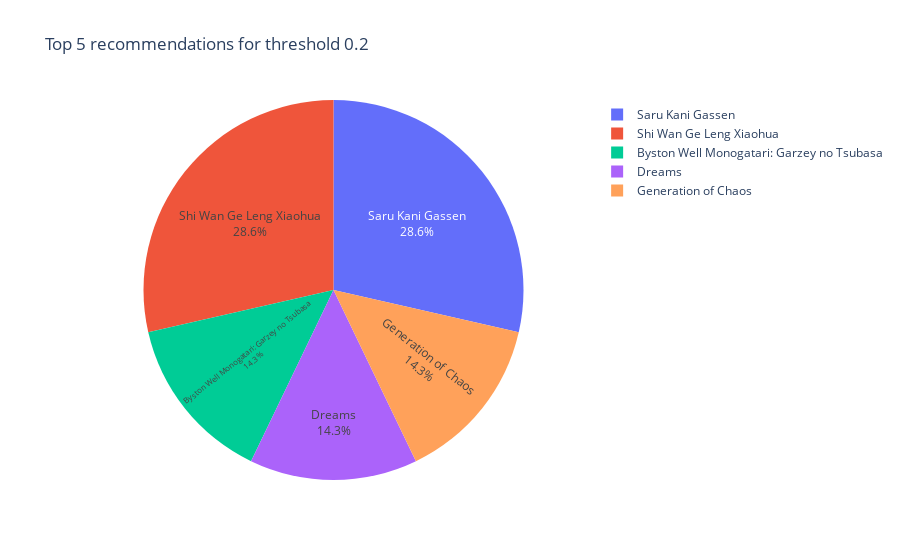
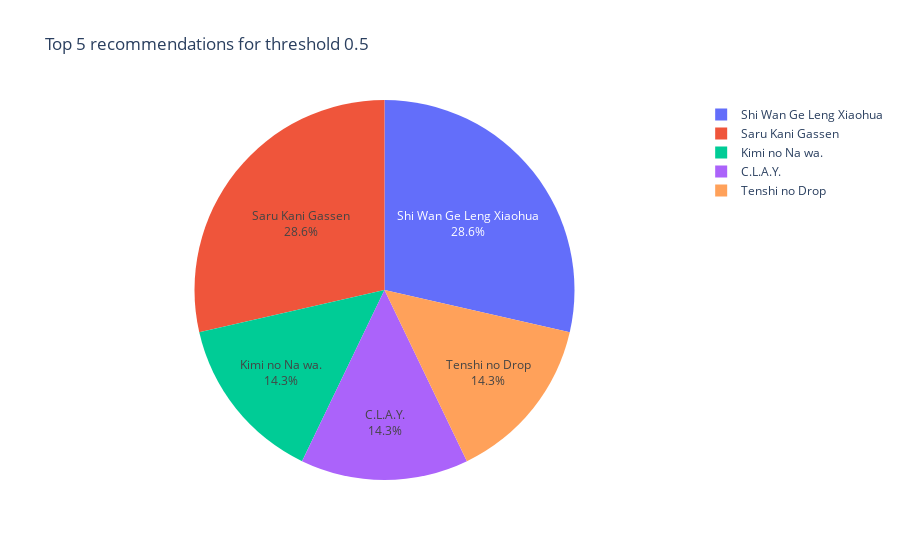
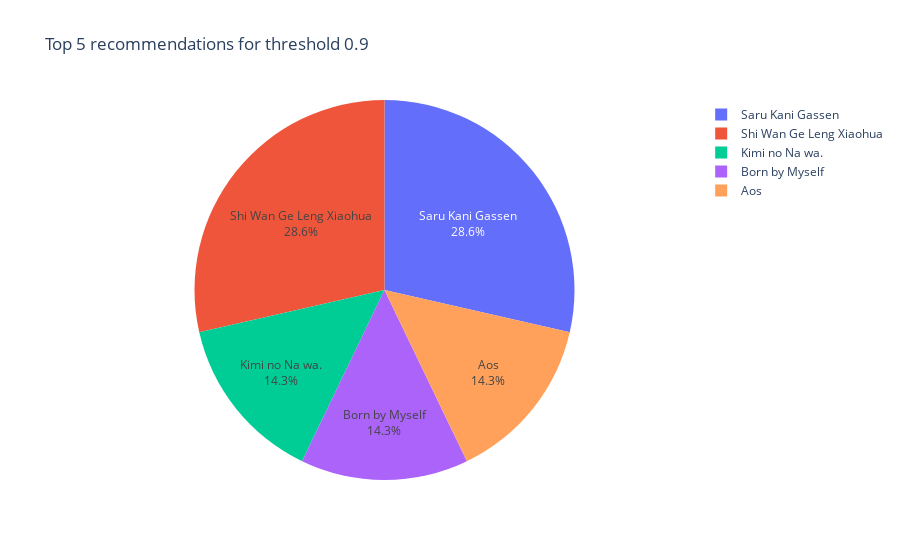

Notebook cell for these charts, in order:
### Code cell
threshold_values = [0.2, 0.5, 0.9]
target_anime = 'Nana'

for threshold in threshold_values:
    # Get recommendations for the current threshold
    recommended_anime = recommend_similar_anime(target_anime, threshold=threshold)

    # Create a DataFrame to display the recommended anime
    df_recommendations = pd.DataFrame(recommended_anime, columns=['Recommended Anime'])

    # Add additional information
    num_recommendations = len(recommended_anime)
    value_counts = df_recommendations['Recommended Anime'].value_counts()
    top_5_recommendations = value_counts.head(5)

    # Create pie chart of the top 5 recommendations
    fig = px.pie(names=top_5_recommendations.index, values=top_5_recommendations.values,
                 title=f'Top 5 recommendations for threshold {threshold}',
                 labels={'names': 'Anime', 'values': 'Count'})
    fig.update_traces(textposition='inside', textinfo='percent+label')
    fig.show()

    # Display the information for the current threshold
    print(f"\nRecommendations for threshold {threshold}:")
    print("Recommended anime similar to '{}':".format(target_anime))
    print(df_recommendations)
    print("\nNumber of recommendations:", num_recommendations)
    print("\nValue counts of recommended anime:")
    print(value_counts)
    print("\nTop 5 recommendations:")
    print(top_5_recommendations)

### Figure 1 — Plotly figure (JSON) as saved in the notebook; plotly's stock layout.template omitted (floating-point values rounded to 4 significant figures)
{"data": [{"domain": {"x": [0, 1], "y": [0, 1]}, "hovertemplate": "Anime=%{label}<br>Count=%{value}<extra></extra>", "labels": ["Saru Kani Gassen", "Shi Wan Ge Leng Xiaohua", "Byston Well Monogatari: Garzey no Tsubasa", "Dreams", "Generation of Chaos"], "legendgroup": "", "name": "", "showlegend": true, "textinfo": "percent+label", "textposition": "inside", "type": "pie", "values": [2, 2, 1, 1, 1]}], "layout": {"autosize": true, "legend": {"tracegroupgap": 0}, "title": {"text": "Top 5 recommendations for threshold 0.2"}}}

### Figure 2 — Plotly figure (JSON) as saved in the notebook; plotly's stock layout.template omitted (floating-point values rounded to 4 significant figures)
{"data": [{"domain": {"x": [0, 1], "y": [0, 1]}, "hovertemplate": "Anime=%{label}<br>Count=%{value}<extra></extra>", "labels": ["Shi Wan Ge Leng Xiaohua", "Saru Kani Gassen", "Kimi no Na wa.", "C.L.A.Y.", "Tenshi no Drop"], "legendgroup": "", "name": "", "showlegend": true, "textinfo": "percent+label", "textposition": "inside", "type": "pie", "values": [2, 2, 1, 1, 1]}], "layout": {"autosize": true, "legend": {"tracegroupgap": 0}, "title": {"text": "Top 5 recommendations for threshold 0.5"}}}

### Figure 3 — Plotly figure (JSON) as saved in the notebook; plotly's stock layout.template omitted (floating-point values rounded to 4 significant figures)
{"data": [{"domain": {"x": [0, 1], "y": [0, 1]}, "hovertemplate": "Anime=%{label}<br>Count=%{value}<extra></extra>", "labels": ["Saru Kani Gassen", "Shi Wan Ge Leng Xiaohua", "Kimi no Na wa.", "Born by Myself", "Aos"], "legendgroup": "", "name": "", "showlegend": true, "textinfo": "percent+label", "textposition": "inside", "type": "pie", "values": [2, 2, 1, 1, 1]}], "layout": {"autosize": true, "legend": {"tracegroupgap": 0}, "title": {"text": "Top 5 recommendations for threshold 0.9"}}}
